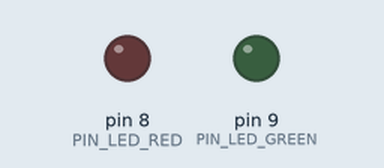
Recording of a sketch running on a simulated Arduino Nano, built with avr-gcc and run on an emulated ATmega328P. On the bench: output pins drawn as LEDs (lit = HIGH).

Above: at 2.5 s.
At 6.5 s:
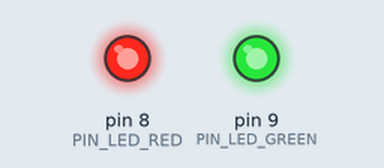
At 10.0 s:
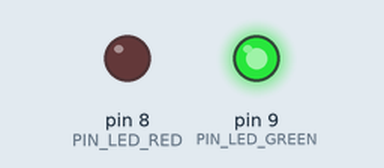
Timing chart, 0 to 15.6 s (numbered marks = the images above):
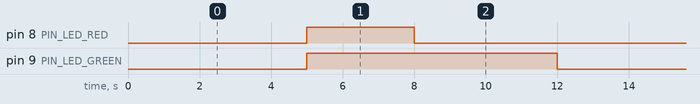

The sketch:

task_1.ino
```cpp
#define PIN_LED_RED (8)
#define PIN_LED_GREEN (9)

void setup() {
	pinMode(PIN_LED_RED, OUTPUT);
	pinMode(PIN_LED_GREEN, OUTPUT);
}

void loop() {
	delay(5000);
	digitalWrite(PIN_LED_RED, HIGH);
	digitalWrite(PIN_LED_GREEN, HIGH);

	delay(3000);
	digitalWrite(PIN_LED_RED, LOW);

	delay(4000);
	digitalWrite(PIN_LED_GREEN, LOW);
}
```

Measured:
- by itself, pin 8 (PIN_LED_RED): alternates HIGH for 3.0 s and LOW for 9.0 s
- by itself, pin 9 (PIN_LED_GREEN): alternates HIGH for 7.0 s and LOW for 5.0 s
- by itself, everything shown: repeats every 12.0 s, in 3 steps
